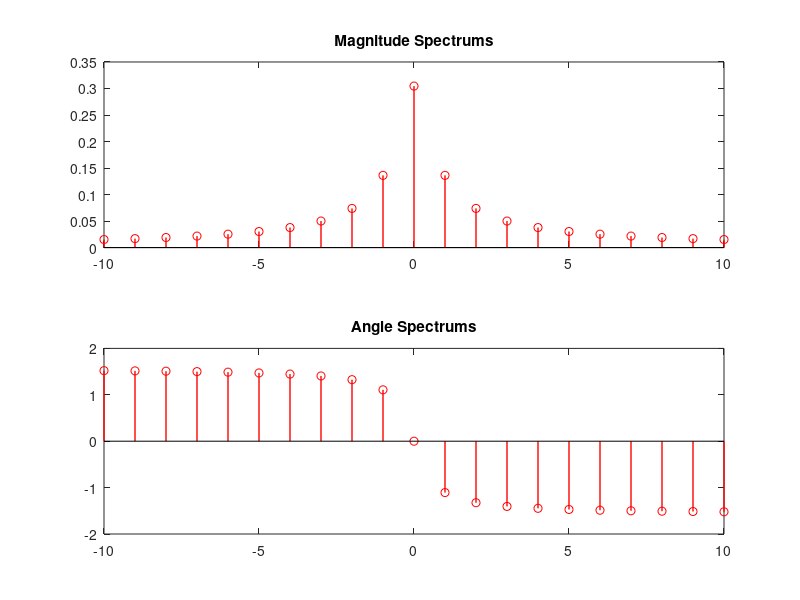

Write the MATLAB code that produced this figure.
%Configruring the function Fourier Series parts
nNeg = -10:-1;
nPos = 1:10;
fnNeg = (((1 + 1i*2*nNeg)*pi).^(-1)).*(1-exp((-pi)*(1 + 1i*2*nNeg)));
fnPos = (((1 + 1i*2*nPos)*pi).^(-1)).*(1-exp((-pi)*(1 + 1i*2*nPos)));
%adding the intervals parts togather
n = [nNeg 0 nPos];
fn = [fnNeg (1/pi)*(1-exp(-pi)) fnPos];
%plotting spectrums
figure(6);
subplot(2,1,1);stem(n,abs(fn),'r','LineWidth',1);title('Magnitude Spectrums');
subplot(2,1,2);stem(n,angle(fn),'r','LineWidth',1);title('Angle Spectrums');